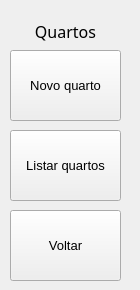
     <widget class="QWidget" name="page_17">
      <widget class="QToolButton" name="btn_voltar">
       <property name="geometry">
        <rect>
         <x>10</x>
         <y>210</y>
         <width>111</width>
         <height>71</height>
        </rect>
       </property>
       <property name="sizePolicy">
        <sizepolicy hsizetype="Preferred" vsizetype="Preferred">
         <horstretch>0</horstretch>
         <verstretch>0</verstretch>
        </sizepolicy>
       </property>
       <property name="font">
        <font>
         <pointsize>10</pointsize>
        </font>
       </property>
       <property name="text">
        <string>Voltar</string>
       </property>
       <property name="icon">
        <iconset>
         <normaloff>../Icones/keyboard_return_24dp_E3E3E3_FILL0_wght400_GRAD0_opsz24.png</normaloff>../Icones/keyboard_return_24dp_E3E3E3_FILL0_wght400_GRAD0_opsz24.png</iconset>
       </property>
       <property name="iconSize">
        <size>
         <width>32</width>
         <height>32</height>
        </size>
       </property>
       <property name="toolButtonStyle">
        <enum>Qt::ToolButtonTextUnderIcon</enum>
       </property>
      </widget>
      <widget class="QToolButton" name="btn_listar_quartos">
       <property name="geometry">
        <rect>
         <x>10</x>
         <y>130</y>
         <width>111</width>
         <height>71</height>
        </rect>
       </property>
       <property name="sizePolicy">
        <sizepolicy hsizetype="Preferred" vsizetype="Preferred">
         <horstretch>0</horstretch>
         <verstretch>0</verstretch>
        </sizepolicy>
       </property>
       <property name="font">
        <font>
         <pointsize>10</pointsize>
        </font>
       </property>
       <property name="text">
        <string>Listar quartos</string>
       </property>
       <property name="icon">
        <iconset>
         <normaloff>../Icones/list_24dp_E3E3E3_FILL0_wght400_GRAD0_opsz24.png</normaloff>../Icones/list_24dp_E3E3E3_FILL0_wght400_GRAD0_opsz24.png</iconset>
       </property>
       <property name="iconSize">
        <size>
         <width>32</width>
         <height>32</height>
        </size>
       </property>
       <property name="toolButtonStyle">
        <enum>Qt::ToolButtonTextUnderIcon</enum>
       </property>
      </widget>
      <widget class="QToolButton" name="btn_novo_quarto">
       <property name="geometry">
        <rect>
         <x>10</x>
         <y>50</y>
         <width>111</width>
         <height>71</height>
        </rect>
       </property>
       <property name="sizePolicy">
        <sizepolicy hsizetype="Preferred" vsizetype="Preferred">
         <horstretch>0</horstretch>
         <verstretch>0</verstretch>
        </sizepolicy>
       </property>
       <property name="font">
        <font>
         <pointsize>10</pointsize>
        </font>
       </property>
       <property name="text">
        <string>Novo quarto</string>
       </property>
       <property name="icon">
        <iconset>
         <normaloff>../Icones/add_home_24dp_E3E3E3_FILL0_wght400_GRAD0_opsz24 (1).png</normaloff>../Icones/add_home_24dp_E3E3E3_FILL0_wght400_GRAD0_opsz24 (1).png</iconset>
       </property>
       <property name="iconSize">
        <size>
         <width>32</width>
         <height>32</height>
        </size>
       </property>
       <property name="toolButtonStyle">
        <enum>Qt::ToolButtonTextUnderIcon</enum>
       </property>
      </widget>
      <widget class="QLabel" name="label_82">
       <property name="geometry">
        <rect>
         <x>0</x>
         <y>20</y>
         <width>131</width>
         <height>21</height>
        </rect>
       </property>
       <property name="font">
        <font>
         <family>Montserrat Medium</family>
         <pointsize>12</pointsize>
         <weight>50</weight>
         <bold>false</bold>
        </font>
       </property>
       <property name="text">
        <string>&lt;html&gt;&lt;head/&gt;&lt;body&gt;&lt;p align=&quot;center&quot;&gt;Quartos&lt;/p&gt;&lt;/body&gt;&lt;/html&gt;</string>
       </property>
      </widget>
     </widget>
